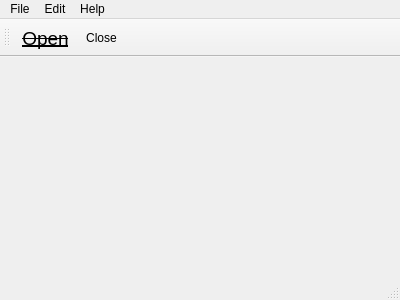
<?xml version="1.0" encoding="UTF-8"?>
<ui version="4.0">
 <class>MainWindow</class>
 <widget class="QMainWindow" name="MainWindow">
  <property name="geometry">
   <rect>
    <x>0</x>
    <y>0</y>
    <width>400</width>
    <height>300</height>
   </rect>
  </property>
  <property name="windowTitle">
   <string>MainWindow</string>
  </property>
  <widget class="QWidget" name="centralWidget"/>
  <widget class="QMenuBar" name="menuBar">
   <property name="geometry">
    <rect>
     <x>0</x>
     <y>0</y>
     <width>400</width>
     <height>22</height>
    </rect>
   </property>
   <widget class="QMenu" name="menuFile">
    <property name="title">
     <string>File</string>
    </property>
    <addaction name="actionOpen"/>
    <addaction name="actionClose"/>
    <addaction name="actionSave"/>
    <addaction name="separator"/>
    <addaction name="actionExit"/>
    <addaction name="separator"/>
    <addaction name="action12"/>
   </widget>
   <widget class="QMenu" name="menuEdit">
    <property name="title">
     <string>Edit</string>
    </property>
    <addaction name="actionMy_Exit"/>
   </widget>
   <widget class="QMenu" name="menuHelp">
    <property name="title">
     <string>Help</string>
    </property>
    <addaction name="actionAbout"/>
    <addaction name="actionAbout_Qt"/>
    <addaction name="actionIndex"/>
   </widget>
   <addaction name="menuFile"/>
   <addaction name="menuEdit"/>
   <addaction name="menuHelp"/>
  </widget>
  <widget class="QToolBar" name="mainToolBar">
   <attribute name="toolBarArea">
    <enum>TopToolBarArea</enum>
   </attribute>
   <attribute name="toolBarBreak">
    <bool>true</bool>
   </attribute>
   <addaction name="actionOpen"/>
   <addaction name="actionClose"/>
  </widget>
  <widget class="QStatusBar" name="statusBar"/>
  <action name="actionOpen">
   <property name="text">
    <string>Open...</string>
   </property>
   <property name="font">
    <font>
     <pointsize>14</pointsize>
     <underline>true</underline>
     <strikeout>true</strikeout>
    </font>
   </property>
  </action>
  <action name="actionClose">
   <property name="text">
    <string>Close</string>
   </property>
  </action>
  <action name="actionSave">
   <property name="text">
    <string>Save</string>
   </property>
  </action>
  <action name="actionExit">
   <property name="text">
    <string>Exit</string>
   </property>
  </action>
  <action name="actionAbout">
   <property name="text">
    <string>About</string>
   </property>
  </action>
  <action name="actionAbout_Qt">
   <property name="text">
    <string>About Qt</string>
   </property>
  </action>
  <action name="actionIndex">
   <property name="text">
    <string>Index</string>
   </property>
  </action>
  <action name="actionMy_Exit">
   <property name="text">
    <string>My Exit</string>
   </property>
  </action>
  <action name="action12">
   <property name="text">
    <string>12</string>
   </property>
  </action>
 </widget>
 <layoutdefault spacing="6" margin="11"/>
 <resources/>
 <connections/>
</ui>
